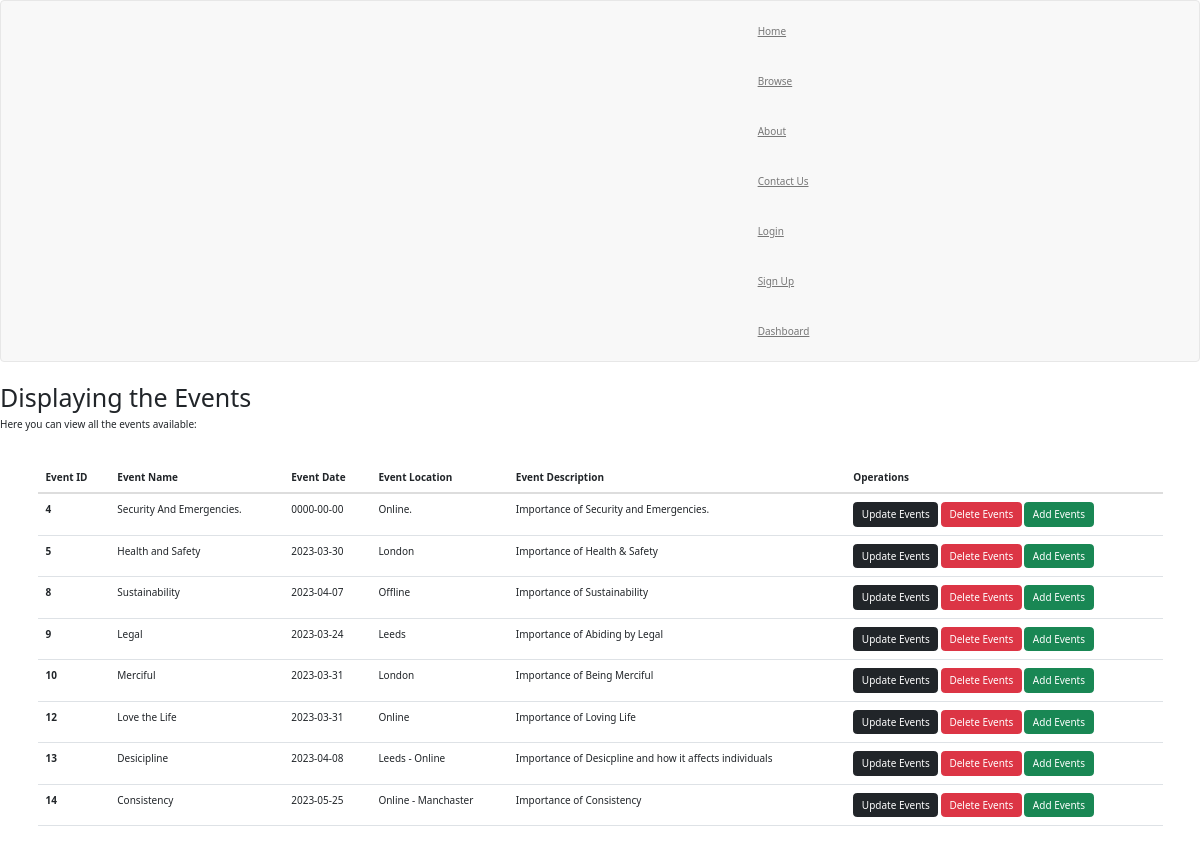
Screenshot of /browse.php with the database file from the repository.
### tables this page shows
CREATE TABLE `events` (
  `id` int(11) NOT NULL,
  `event_name` varchar(255) NOT NULL,
  `event_date` date NOT NULL,
  `event_location` varchar(255) NOT NULL,
  `event_description` varchar(255) NOT NULL
);

### browse.php (the view, shortened to what this page needs)
<?php
     include("navbar.php");
?>
<Doctype html>
<html>
    <head>
        <link href="https://cdn.jsdelivr.net/npm/bootstrap@5.3.0-alpha1/dist/css/bootstrap.min.css" rel="stylesheet">
    </head>
    <body>
        <h1>Displaying the Events</h1>
        <p>Here you can view all the events available: </p>
        <div class="container my-5">
            <table class="table">
                <thead>
                    <tr>
                        <th scope="col">Event ID</th>
                        <th scope="col">Event Name</th>
                        <th scope="col">Event Date</th>
                        <th scope="col">Event Location</th>
                        <th scope="col">Event Description</th>
                        <th scope="col">Operations</th>
                    </tr>
                </thead>
                <tbody>
            <?php
            $sql_display = "Select * from `events`";
            $result = mysqli_query($website_connect, $sql_display);
            while($row = mysqli_fetch_assoc($result)){
                $id=  $row['id'];
                $event_name= $row['event_name'];
                $event_date= $row['event_date'];
                $event_location= $row['event_location'];
                $event_description= $row['event_description'];
                echo '<tr>
                <th scope="row">'.$id.'</th>
                <td>'.$event_name.'</td>
                <td>'.$event_date.'</td>
                <td>'.$event_location.'</td>
                <td>'.$event_description.'</td>
                <td>
                   <a href="edit_events.php" class="btn btn-dark">Update Events</a>
                   <a href="delete_events_form.php" class="btn btn-danger">Delete Events</a>
                   <a href="add_events_form.php" class="btn btn-success">Add Events</a>
                </td>
                </tr>';
            }
            ?>
        </div>
    </body>
</html>

### navbar.php (shortened to what this page needs)
<!Doctype html>
<html>
    <head>
        <link rel="stylesheet" href="https://maxcdn.bootstrapcdn.com/bootstrap/3.4.1/css/bootstrap.min.css">
    </head>
    <body>
       <nav class="navbar navbar-default">
       <div class="container-fluid">
         <ul class="nav navbar-nav">
             <li><a href="home.php">Home</a></li>
             <li><a href="browse.php">Browse</a></li>
	         <li><a href="about.php">About</a></li>
             <li><a href="contact_us.php">Contact Us</a></li>
	         <li><a href="login_form.php">Login</a></li>
	         <li><a href="signup_form.php">Sign Up</a></li>
             <li><a href="dashboard.php">Dashboard</a></li>
         </ul>
       </div>
       </nav>
    </body>
</html>

### rows the page displays
events: id "4", event_name "Security And Emergencies.", event_date "0000-00-00", event_location "Online.", event_description "Importance of Security and Emergencies."
events: id "5", event_name "Health and Safety", event_date "2023-03-30", event_location "London", event_description "Importance of Health & Safety"
events: id "8", event_name "Sustainability", event_date "2023-04-07", event_location "Offline", event_description "Importance of Sustainability"
events: id "9", event_name "Legal", event_date "2023-03-24", event_location "Leeds", event_description "Importance of Abiding by Legal"
events: id "10", event_name "Merciful", event_date "2023-03-31", event_location "London", event_description "Importance of Being Merciful"
events: id "12", event_name "Love the Life", event_date "2023-03-31", event_location "Online", event_description "Importance of Loving Life"
events: id "13", event_name "Desicipline", event_date "2023-04-08", event_location "Leeds - Online", event_description "Importance of Desicpline and how it affects individuals"
events: id "14", event_name "Consistency", event_date "2023-05-25", event_location "Online - Manchaster", event_description "Importance of Consistency"
